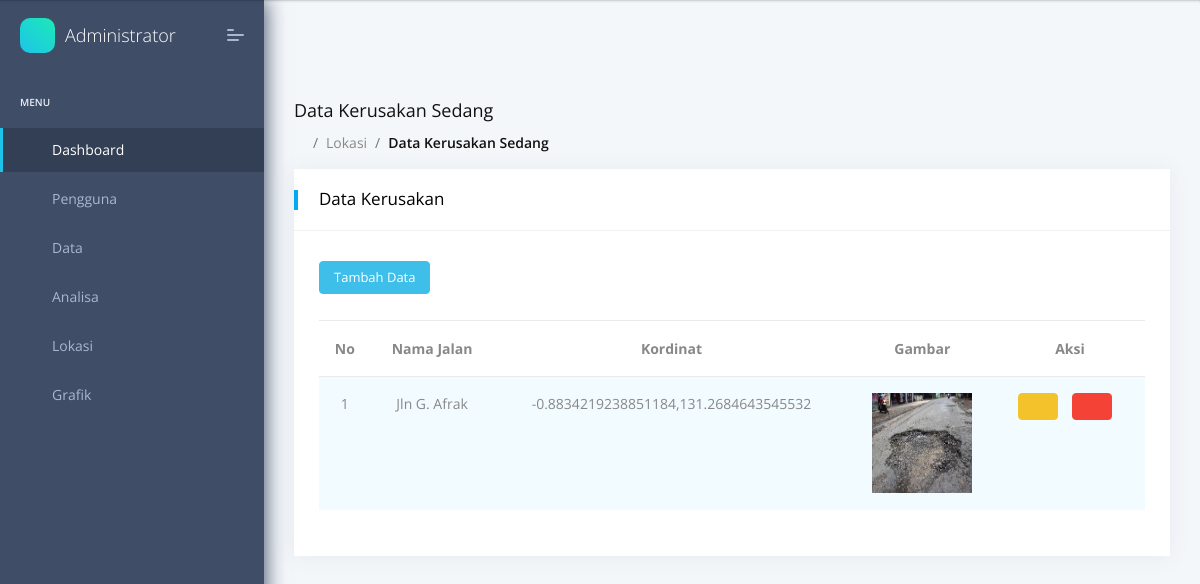
The app's page /admin/data_sedang.php (signed in) with its own data.
### tables this page shows
CREATE TABLE `tb_sedang` (
  `id_sedang` int(5) NOT NULL,
  `id_jalan` int(5) NOT NULL,
  `keterangan` varchar(50) NOT NULL,
  `lat` varchar(50) NOT NULL,
  `lon` varchar(50) NOT NULL
);

CREATE TABLE `tb_jalan` (
  `id_jalan` int(5) NOT NULL,
  `nama` varchar(50) NOT NULL,
  `ket` varchar(50) NOT NULL
);

CREATE TABLE `tb_kerusakan` (
  `id_kerusakan` int(5) NOT NULL,
  `id_jalan` int(5) NOT NULL,
  `foto` varchar(255) NOT NULL,
  `jum_lubang` varchar(50) NOT NULL,
  `uk_lubang` varchar(50) NOT NULL,
  `bekas_roda` varchar(50) NOT NULL,
  `cluster` varchar(50) NOT NULL
);

### admin/data_sedang.php (the view, shortened to what this page needs)
<?php
include 'head.php';
include 'menu.php';
include 'header.php';
include 'koneksi.php';
?>
<section class="pcoded-main-container">
    <div class="pcoded-wrapper">
        <div class="pcoded-content">
            <div class="pcoded-inner-content">
                <div class="page-header">
                    <div class="page-block">
                        <div class="row align-items-center">
                            <div class="col-md-12">
                                <div class="page-header-title">
                                    <h5 class="m-b-10">Data Kerusakan Sedang</h5>
                                </div>
                                <ul class="breadcrumb">
                                    <li class="breadcrumb-item"><a href="index.php"><i
                                                class="feather icon-home"></i></a></li>
                                    <li class="breadcrumb-item"><a href="#!">Lokasi</a></li>
                                    <li class="breadcrumb-item"><a href="#!">Data Kerusakan Sedang</a></li>
                                </ul>
                            </div>
                        </div>
                    </div>
                </div>
                <div class="main-body">
                    <div class="page-wrapper">
                        <div class="row">
                            <div class="col-sm-12">
                                <div class="card">
                                    <div class="card-header">
                                        <h5>Data Kerusakan</h5>
                                    </div>
                                    <div class="card-block">
                                        <a href="tambah_sedang.php" class="btn btn-info btn-sm">Tambah Data</a>
                                        <br>
                                        <br>
                                        <div class="table-responsive">
                                            <table id="key-act-button"
                                                class="display table nowrap table-striped table-hover"
                                                style="width:100%">
                                                <thead>
                                                    <tr align="center" valign="baseline">
                                                        <th>No</th>
                                                        <th>Nama Jalan</th>
                                                        <th>Kordinat</th>
                                                        <th>Gambar</th>
                                                        <th>Aksi</th>
                                                    </tr>
                                                </thead>
                                                <tbody>
                                                    <?php
                                                    $noUrut = 0;
                                                    $result = mysqli_query($con, "SELECT * FROM tb_sedang
                                                    JOIN tb_jalan ON tb_sedang.id_jalan=tb_jalan.id_jalan
                                                    JOIN tb_kerusakan ON tb_kerusakan.id_jalan=tb_jalan.id_jalan
                                                    ORDER BY id_sedang");
                                                    while ($row = mysqli_fetch_array($result)) {
                                                        $noUrut++;
                                                    ?>
                                                    <tr align="center" valign="baseline">
                                                        <td><?php echo $noUrut ?></td>
                                                        <td><?php echo $row["nama"]; ?></td>
                                                        <td><?php echo $row["lat"] . ',' . $row["lon"]; ?></td>
                                                        <td>
                                                            <img src="gambar/<?= $row['foto']; ?>"
                                                                style="width:100px;height:100px;">
                                                        </td>
                                                        <td>
                                                            <a href="edit_sedang.php?id=<?php echo $row['id_sedang']; ?>"
                                                                class="btn btn-warning btn-sm feather icon-edit"></a>
                                                            <a href="hapus_sedang.php?id=<?php echo $row['id_sedang']; ?>"
                                                                class="btn btn-danger btn-sm feather icon-trash"></a>
                                                        </td>
                                                    </tr>
                                                    <?php
                                                    }
                                                    ?>
                                                </tbody>
                                            </table>
                                        </div>
                                    </div>
                                </div>
                            </div>
                        </div>
                    </div>
                </div>
            </div>
        </div>
    </div>
</section>
<?php
include 'foot.php';
?>

### records on screen
tb_sedang: id_jalan.nama "Jln G. Afrak", lat "-0.8834219238851184", lon "131.2684643545532", tb_kerusakan.foto (picture)
